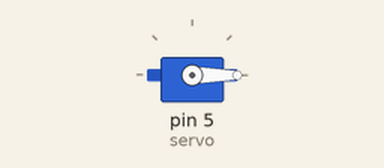
Simulated run of this sketch. Board: Arduino Uno, built with avr-gcc and run on an emulated ATmega328P. On the bench: servo.

Above: at 2.05 s.
At 4.65 s:
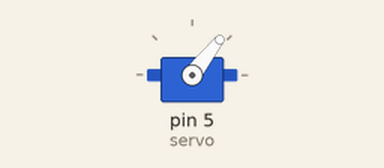
At 7.3 s:
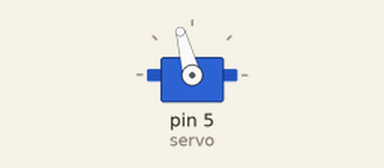
At 12.6 s:
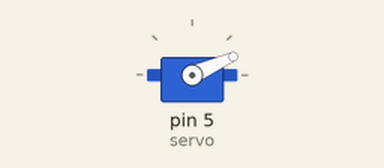
Timing chart, 0 to 16.1 s (numbered marks = the images above):
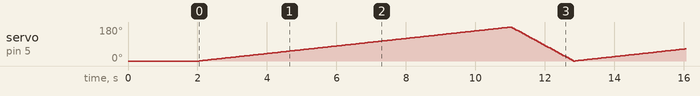

The sketch:

servo_example.ino
```cpp
#include<Servo.h>

Servo servo;
void setup() {
  servo.attach(5);
  servo.write(0);
  delay(2000);
}

void loop() {
  // put your main code here, to run repeatedly:
  int i;
  for(i=0;i<180;i++){
    servo.write(i);
    delay(50);
  }
  for(i=0;i<180;i=i+5){
    servo.write(179-i);
    delay(50);
  }
}
```
